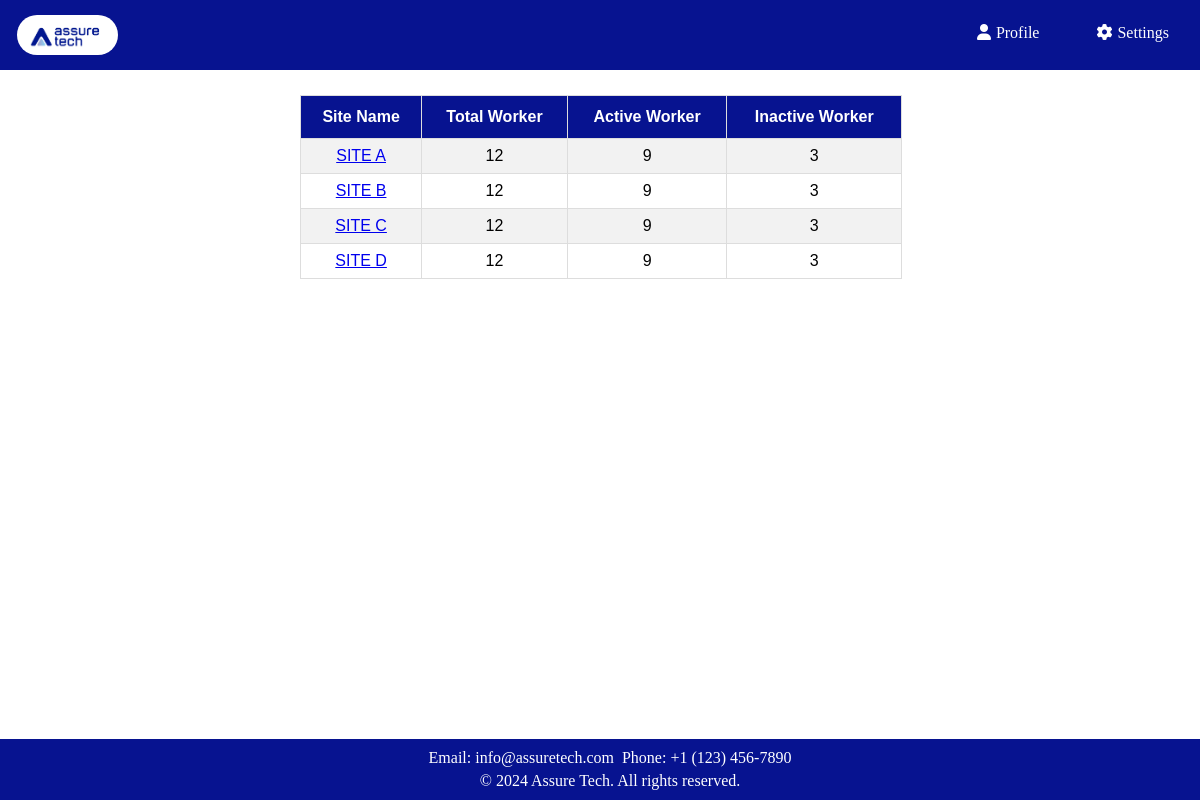
The app's page /sites/ with its own data.
### app1/models.py (models this page shows, shortened)
class Site(models.Model):
    name = models.CharField(max_length=100)

### app1/views.py (the view)
# urls.py: path('sites/',views.site_view,name='sites'),
def site_view(request):
    sites = Site.objects.all()
    total_users = UserEnrolled.objects.count()
    active_users = UserEnrolled.objects.filter(status='active').count()
    inactive_users = UserEnrolled.objects.filter(status='inactive').count()
    print(f"Total Users: {total_users}, Active Users: {active_users}, Inactive Users: {inactive_users}")
    return render(request, 'app1/site.html', {
        'sites': sites,
        'total_users': total_users,
        'active_users': active_users,
        'inactive_users': inactive_users,
    })

### app1/templates/app1/site.html (shortened to what this page needs)
<!DOCTYPE html>
<html lang="en">
<head>
    {% load static %}
    <link rel="stylesheet" href="https://cdnjs.cloudflare.com/ajax/libs/font-awesome/6.0.0/css/all.min.css">
</head>
<body>
    <div class="nav">
        <a class="logo" href="#"><img src="{% static 'app1/images/logo.jpg' %}" alt="Logo"></a>
        <div class="dropdown">
            <a href="#" class="dropbtn"><i class="fas fa-user"></i>Profile</a>
        </div>
        <div class="dropdown">
            <a href="#" class="dropbtn"><i class="fas fa-cog"></i>Settings</a>
        </div>
    </div>
    <div id="table-container">
        <table id="customers">
            <tr>
                <th>Site Name</th>
                <th>Total Worker</th>
                <th>Active Worker</th>
                <th>Inactive Worker</th>
            </tr>
            {% for site in sites %}
            <tr>
                <td><a href="{% url 'management' %}">{{ site.name }}</a></td>
                <td>{{ total_users }}</td>
                <td>{{ active_users }}</td>
                <td>{{ inactive_users }}</td>
            </tr>
            {% endfor %}
        </table>
    </div>
    <footer>
            <p>Email: info@assuretech.com</p>
            <p>Phone: +1 (123) 456-7890</p>
        <div class="footer-bottom">
            <p>&copy; 2024 Assure Tech. All rights reserved.</p>
        </div>
    </footer>
</body>
</html>

### app1/templates/app1/site.html (style rules this page uses)
body { font-family: verdana; width: 100%; margin: 0; }
header, footer { position: fixed; width: 100%; background-color: #071390; color: white; text-align: center; z-index: 1000; }
.nav { overflow: hidden; width: 100%; padding: 10px; text-align: center; background-color: #071390; z-index: 100; display: flex; justify-content: space-between; }
.nav a, .nav .logo { padding: 5px; color: white; text-decoration: none; display: inline-block; margin: 0 2px; flex: 1; }
.nav .logo img { max-height: 40px; margin-right: 10px; float: left; border-radius: 20px; }
.nav .dropdown .dropbtn { font-size: 16px; border: none; outline: none; color: white; padding: 14px 16px; background-color: inherit; font-family: inherit; margin-top: 0px; margin-left: 0px; margin-right: 25px; }
#table-container { margin-top: 25px; margin-left: 300px; margin-right: 40px; }
#customers { font-family: Arial, Helvetica, sans-serif; border-collapse: collapse; width: 70%; }
#customers td, #customers th { border: 1px solid #ddd; padding: 8px; text-align: center; }
#customers tr:nth-child(even) { background-color: #f2f2f2; }
#customers th { padding-top: 12px; padding-bottom: 12px; text-align: center; background-color: #071390; color: white; }
.nav a i { margin-right: 5px; }
footer { position: fixed; bottom: 0; width: 100%; background-color: #071390; color: white; text-align: center; padding: 10px; z-index: 1000; }
footer h4, footer p { white-space: nowrap; margin: 0; padding: 2px; display: inline; }
.footer-bottom { white-space: nowrap; padding-top: 5px; }
.footer-bottom p { margin: 0; }

### records on screen
Site: name "SITE A", total_users "12", active_users "9", inactive_users "3"
Site: name "SITE B", total_users "12", active_users "9", inactive_users "3"
Site: name "SITE C", total_users "12", active_users "9", id "3"
Site: name "SITE D", total_users "12", active_users "9", inactive_users "3"
